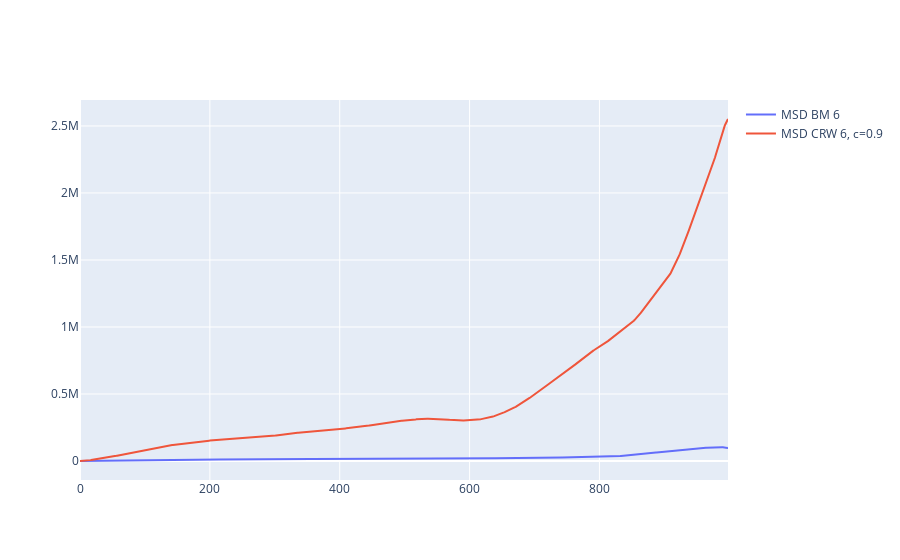

Notebook cell for this chart:
### Code cell
# Load DF with MSD

met_df_2 = pd.read_csv('../metrics/met_df_2.csv')

fig_msd = go.Figure()

fig_msd.add_trace(go.Scatter(
    x = met_df_2.index,
    y = met_df_2.MSD_BM,
    mode = 'lines',
    name = 'MSD BM 6',
    showlegend = True
))

fig_msd.add_trace(go.Scatter(
    x = met_df_2.index,
    y = met_df_2.MSD_CRW,
    mode = 'lines',
    name = 'MSD CRW 6, c=0.9',
    showlegend = True
))

fig_msd.show()

### Figure 1 — Plotly figure (JSON) as saved in the notebook; plotly's stock layout.template omitted (floating-point values rounded to 4 significant figures; data arrays with more than 128 entries replaced by an {"elided": "..."} marker saying what was removed)
{"data": [{"mode": "lines", "name": "MSD BM 6", "showlegend": true, "type": "scatter", "x": {"elided": "999 int values"}, "y": {"elided": "999 float values"}}, {"mode": "lines", "name": "MSD CRW 6, c=0.9", "showlegend": true, "type": "scatter", "x": {"elided": "999 int values"}, "y": {"elided": "999 float values"}}], "layout": {}}
